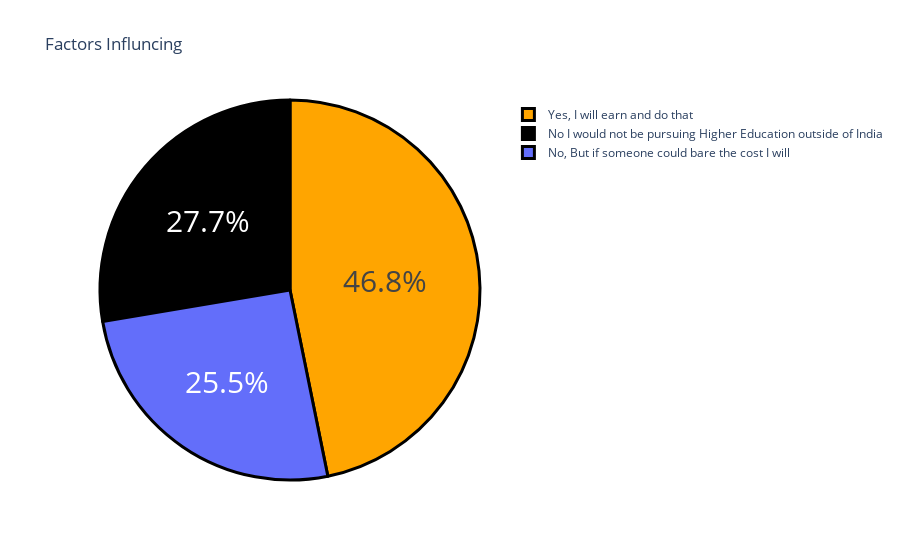

Write notebook code for a chart like this one.
### Code cell
question2 = "Would you definitely pursue a Higher Education / Post Graduation outside of India ? If only you have to self sponsor it."
question2 = data[question2].value_counts()
label = question2.index
counts = question2.values
colors = ['orange','black']
fig = go.Figure(data = [go.Pie(labels = label,values = counts)])
fig.update_layout(title_text = 'Factors Influncing')
fig.update_traces(hoverinfo = 'label+value',textinfo = 'percent',textfont_size = 30,marker = dict(colors = colors,line = dict(color ='black',width =3)))
fig.show()

### Figure 1 — Plotly figure (JSON) as saved in the notebook; plotly's stock layout.template omitted (floating-point values rounded to 4 significant figures)
{"data": [{"hoverinfo": "label+value", "labels": ["Yes, I will earn and do that", "No I would not be pursuing Higher Education outside of India", "No, But if someone could bare the cost I will"], "marker": {"colors": ["orange", "black"], "line": {"color": "black", "width": 3}}, "textfont": {"size": 30}, "textinfo": "percent", "type": "pie", "values": [110, 65, 60]}], "layout": {"autosize": true, "title": {"text": "Factors Influncing"}}}
